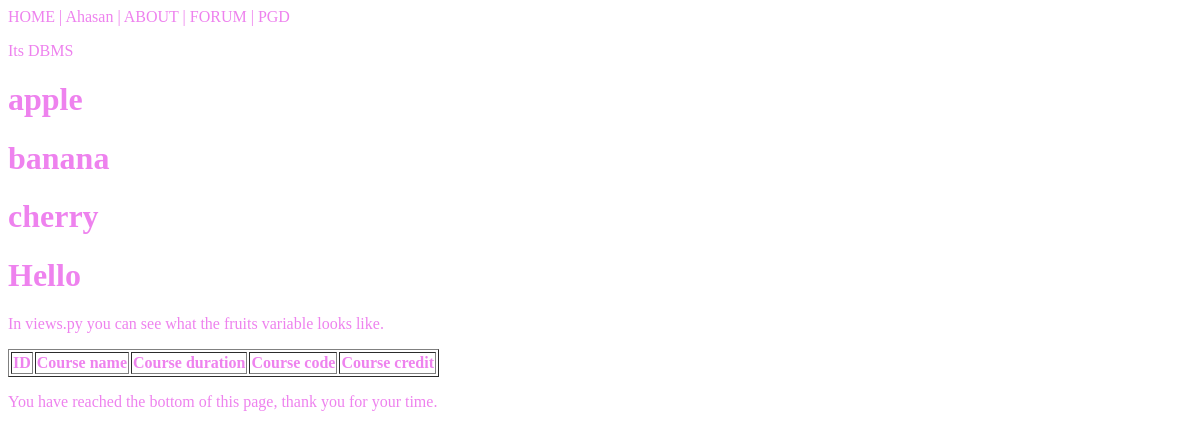
The app's page /testing/, older data.
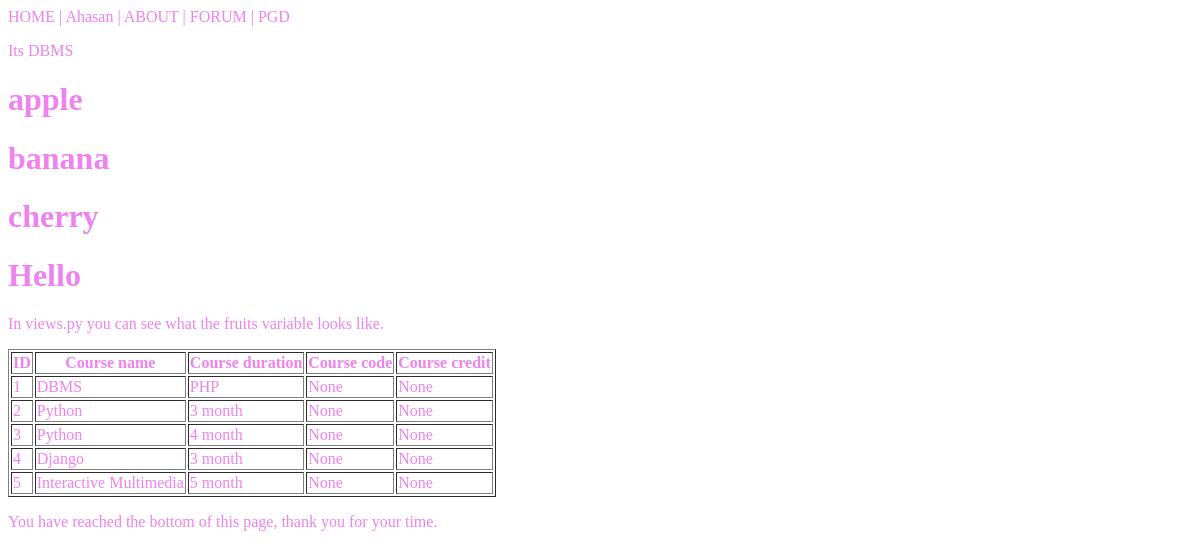
The same page, newer data.
### courses/models.py (models this page shows, shortened)
class Course(models.Model):
    course_name=models.CharField(max_length=255)
    course_duration=models.CharField(max_length=255)
    course_code=models.IntegerField(null=True)
    course_credit=models.IntegerField(null=True)

### courses/views.py (the view)
# urls.py: path('testing/', views.testing, name='testing'),
def testing(request):
   mySearchData=Course.objects.filter(course_name='DBMS', id=2).values()
   myData=Course.objects.all()
   myGetData=Course.objects.all().values()
   template=loader.get_template('template.html')
   context={
      'fruits':['apple', 'banana', 'cherry'],
      'course_name':'DBMS',
      'greeting':1,
      'myCourses':myData,
      'myGetValue':myGetData,
      'mySearchData':mySearchData,
   }
   return HttpResponse(template.render(context, request))

### courses/templates/template.html
{% load static %}
<!DOCTYPE html>
<html>
    <link rel="stylesheet" href="{% static 'myGlobal.css' %}">
<body>
  {% include "mymenu.html" with me="Ahasan" sponsor="PGD" %}
  <p>Its {{ course_name }}</p>
{% for x in fruits %}
  <h1>{{ x }}</h1>
{% endfor %}
{% if greeting == 1 %}
  <h1>Hello</h1>
{% else %}
  <h1>Bye</h1>
{% endif %}
<p>In views.py you can see what the fruits variable looks like.</p>
<table border='1'>
  <tr>
    <th>ID</th>
    <th>Course name</th>
    <th>Course duration</th>
    <th>Course code</th>
    <th>Course credit</th>
  </tr>
  {% for x in myCourses %}
    <tr>
      <td>{{ x.id }}</td>
      <td>{{ x.course_name }}</td>
      <td>{{ x.course_duration }}</td>
      <td>{{ x.course_code }}</td>
      <td>{{ x.course_credit }}</td>
    </tr>
  {% endfor %}
</table>
{% include 'footer.html' %}
</body>
</html>

### courses/templates/myMenu.html
<div>HOME | {{ me }} | ABOUT | FORUM | {{ sponsor }}</div>

### courses/templates/footer.html
<p>You have reached the bottom of this page, thank you for your time.</p>

### static/myGlobal.css (style rules this page uses)
body { color: violet; }

Row changes from the older to the newer data that the page shows:
added Course: course_name "DBMS", id "1", course_duration "PHP", course_code "None", course_credit "None"
added Course: id "2", course_name "Python", course_duration "3 month", course_code "None", course_credit "None"
added Course: id "3", course_name "Python", course_duration "4 month", course_code "None", course_credit "None"
added Course: id "4", course_name "Django", course_duration "3 month", course_code "None", course_credit "None"
added Course: id "5", course_name "Interactive Multimedia", course_duration "5 month", course_code "None", course_credit "None"
Text that changed along with them:
{{ course_name }}: "DBMS" → (not shown)
